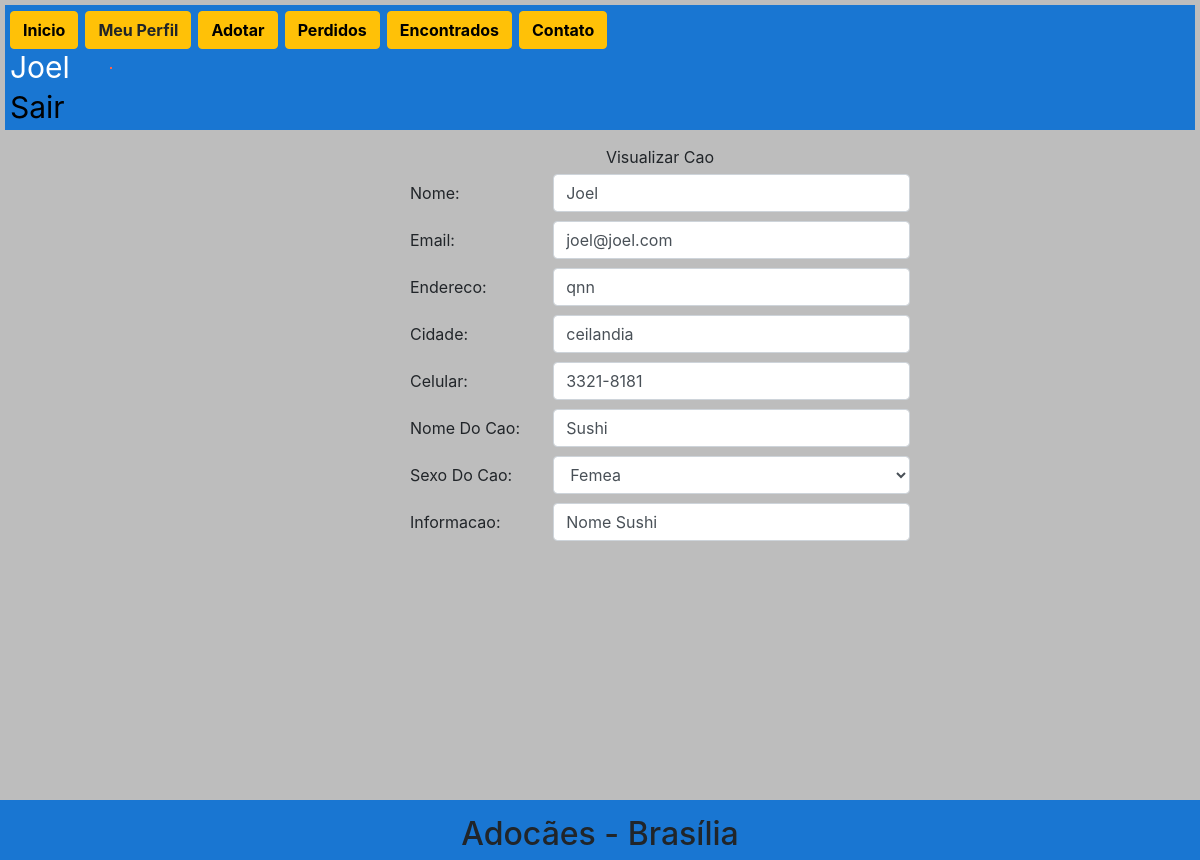
The app's page /View/visualizarCao.php?codC=3&codU=1 (signed in) with its own data.
### tables this page shows
CREATE TABLE `usuario` (
  `idUsuario` int(11) NOT NULL,
  `nome` varchar(20) NOT NULL,
  `endereco` varchar(30) DEFAULT NULL,
  `cidade` varchar(20) NOT NULL,
  `celular` varchar(10) NOT NULL,
  `email` varchar(20) NOT NULL,
  `usuario` varchar(10) NOT NULL,
  `senha` varchar(10) NOT NULL
);

CREATE TABLE `cachorro` (
  `idCachorro` int(11) NOT NULL,
  `idUsuario` int(11) NOT NULL,
  `nome` varchar(20) NOT NULL,
  `email` varchar(20) NOT NULL,
  `endereco` varchar(30) DEFAULT NULL,
  `cidade` varchar(20) NOT NULL,
  `celular` varchar(10) NOT NULL,
  `nomeDoCao` varchar(20) NOT NULL,
  `idade` int(11) DEFAULT NULL,
  `sexo` char(1) NOT NULL,
  `imagem` varchar(100) NOT NULL,
  `informacao` varchar(255) DEFAULT NULL,
  `perfil` varchar(10) NOT NULL,
  `estatus` varchar(10) NOT NULL
);

### Controller/DAO/conexao.php (called while the page is built)
<?php
abstract class Conexao{
    private static $instance;
    public static function getInstance(){
        try {
            if(!isset(self::$instance)){
                self::$instance = new PDO("mysql:host=localhost;dbname=adocao", "root","0000");
                self::$instance->setAttribute(PDO:: ATTR_ERRMODE, PDO::ERRMODE_EXCEPTION);
            }
            return self::$instance;
        } catch (PDOException $exc) {
            echo $exc->getMessage();
        }
    }
}

### Controller/DAO/usuarioDAO.php (called while the page is built, shortened)
<?php
require_once 'conexao.php';
class UsuarioDAO
{
    private $pdo = null;
    public function __construct()
    {
        $this->pdo = Conexao::getInstance();
    }
    public function getFromId($idUsuario) {
        try {
            $sql = "SELECT idUsuario,nome,email,endereco,cidade,celular
                    FROM usuario WHERE idUsuario = ?";
            $stmt = $this->pdo->prepare($sql);
            $stmt->bindValue(1, $idUsuario);
            $stmt->execute();
            $usuario = $stmt->fetch(PDO::FETCH_ASSOC);
            return $usuario;
        } catch (PDOException $exc) {
            echo $exc->getMessage();
        }
    }
}
?>

### Controller/DAO/cachorroDAO.php (called while the page is built, shortened)
<?php
require_once 'conexao.php';
class CachorroDAO {
    private $pdo = null;
    public function __construct() {
        $this->pdo = Conexao::getInstance();
    }
    public function getFromId($idCachorro) {
        try {
            $sql = "SELECT idCachorro,nomeDoCao,sexo,imagem,informacao,estatus
                    FROM cachorro WHERE idCachorro = ?";
            $stmt = $this->pdo->prepare($sql);
            $stmt->bindValue(1, $idCachorro);
            $stmt->execute();
            $cachorro = $stmt->fetch(PDO::FETCH_ASSOC);
            return $cachorro;
        } catch (PDOException $exc) {
            echo $exc->getMessage();
        }
    }
}

### View/visualizarCao.php (the view, shortened to what this page needs)
<html>
<head>
</head>
<body>
<?php
include 'header.php';
    header("location: index.php");?>
    <?php
    require_once '../Controller/DAO/cachorroDAO.php';
    require_once '../Controller/DAO/usuarioDAO.php';
    $idCachorro = $_GET["codC"];
    $idUsuario = $_GET["codU"];
    $cachorroDAO = new CachorroDAO();
    $usuarioDAO = new UsuarioDAO();
    $cachorro = $cachorroDAO->getFromId($idCachorro);
    $usuario = $usuarioDAO->getFromId($idUsuario);
    ?>
    <form action="../Controller/adotarCaoController.php" method="post" name=adotarCao enctype="multipart/form-data">
		<table border=0 width=300 height=400;
			style="position: relative; top: 10px; left: 400px;  width:500; ">
			<tr>
				<td colspan="2" align="center">Visualizar Cao</td>
			</tr>
			<tr>
				<td>Nome: </td>
				<td><input class="form-control"  type="text" name=nome value="<?php echo $usuario["nome"]?>"></td>
			</tr>
			<tr>
				<td>Email: </td>
				<td><input class="form-control"  type="text" name=email value="<?php echo $usuario["email"]?>"></td>
			</tr>
			<tr>
				<td>Endereco: </td>
				<td><input class="form-control"  type="text" name=endereco value="<?php echo $usuario["endereco"]?>"></td>
			</tr>
			<tr>
				<td>Cidade: </td>
				<td><input class="form-control"  type="text" name=cidade value="<?php echo $usuario["cidade"]?>"></td>
			</tr>
			<tr>
				<td>Celular: </td>
				<td><input class="form-control"  type="text" name=celular value="<?php echo $usuario["celular"]?>"></td>
			</tr>
			<tr>
				<td>Nome Do Cao: </td>
				<td><input class="form-control"  type="text" name=nomeDoCao value="<?php echo $cachorro["nomeDoCao"]?>"></td>
			</tr>
			<tr>
				<td>Sexo Do Cao: </td>
				<td>
				<select class="form-control"  name=sexo>
				<?php
                            if ($cachorro["sexo"] == "m") {
                                echo "<option selected value='m'>Macho</option>";
                                echo "<option  value='f'>Femea</option>";
                            } else {
                                echo "<option selected value='f'>Femea</option>";
                            }
                            ?>
                 </select>
				</td>
			</tr>
			<tr>
				<td>Informacao: </td>
				<td><input class="form-control"  type="text" name=informacao value="<?php echo $cachorro["informacao"]?>"></td>
			</tr>
		</table>
	</form>
</body>
</html>

### CSS/estilo.css (style rules this page uses)
* { margin:0; padding:0; }
body { padding-top:10px; padding-left:10px; }

### records on screen
usuario: nome "Joel", email "joel@joel.com", endereco "qnn", cidade "ceilandia", celular "3321-8181"
cachorro: nomeDoCao "Sushi", sexo "Femea", informacao "Nome Sushi"

### other values on screen
$_SESSION["usuario"] "Joel"
